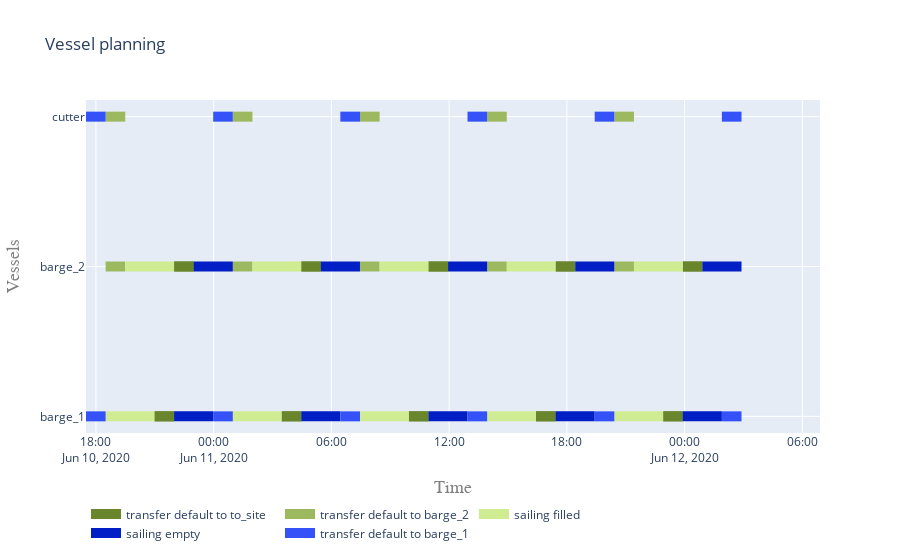

This figure's notebook cell:
### Code cell
objects = list(sim.vessels)
activities = []
for obj in objects:
    activities.extend(set(obj.log["Message"]))

activities = list(set(activities))

vessel_planning(objects, activities)
